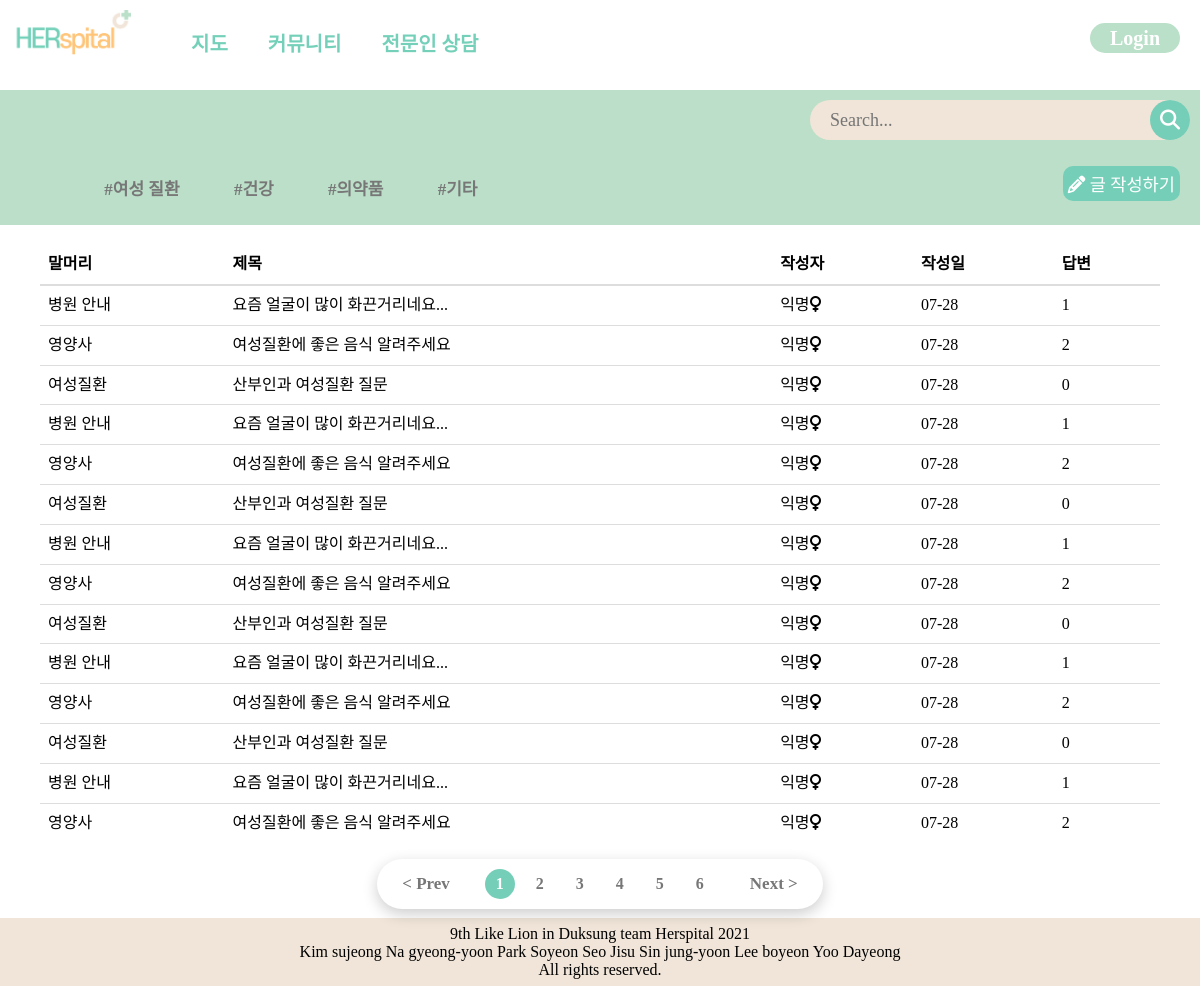
Before: /community/expertList/?tag=true&ageTag=건강 with the older database file.
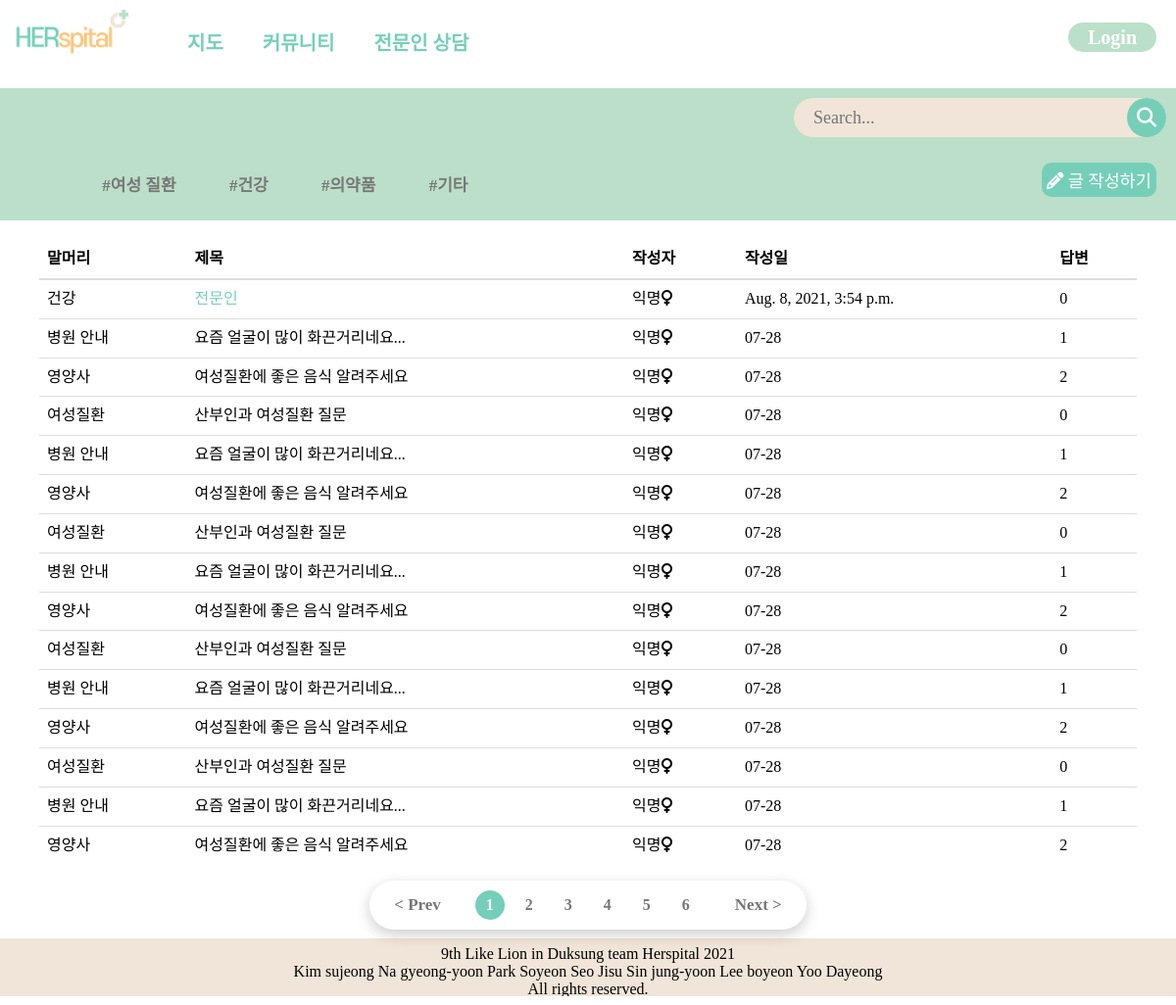
After: the same page with the newer database file.
### community/models.py (models this page shows, shortened)
class Expert(models.Model):
    title = models.CharField(max_length=200)
    publicSetting = models.BooleanField()
    password_Post = models.IntegerField(blank=True, null=True)
    age_tag = models.CharField(max_length=100)
    image = models.ImageField(upload_to = "community/", blank=True, null=True)
    body = models.TextField()
    pub_date = models.DateTimeField()

### community/views.py (the view)
# urls.py: path("expertList/", community_views.expertList, name="expertList"),
def expertList(request):
    experts = Expert.objects.all().order_by('-pub_date')
    tag = request.GET.get('tag')
    if tag == 'true':
        agetag = request.GET.get('ageTag')
        experts = Expert.objects.filter(age_tag = agetag).order_by('-pub_date')
        return render(request,'community/expertList.html', {'experts':experts})
    return render(request, "community/expertList.html", {'experts':experts})

### templates/community/expertList.html (shortened to what the changed rows need)
{% load static %}
<DOCTYPE html>
<html lang="ko">
<head>
    <link rel="stylesheet" href="{% static 'css/expertList.css' %}">
</head>
<body>
{% block navbar %}
    {% include "partials/base.html" %}
{% endblock%}
{% block content %}
    <section>
        <div class="bottomContent">
            <table class="table">
                <thead>
                    <tr>
                        <th>말머리</th>
                        <th>제목</th>
                        <th>작성자</th>
                        <th>작성일</th>
                        <th>답변</th>
                    </tr>
                </thead>
                <tbody>
                {% for expert in experts %}
                    <tr>
                        <td id="tag">{{expert.age_tag}}</td>
                        <td id="title"><a href="{% url 'community:expert_detail' expert.id %}">{{expert.title}}</a></td>
                        <td id="writer">익명<i class="fas fa-venus"></i></td>
                        <td id="date">{{expert.pub_date}}</td>
                        <td id="commentNum">0</td>
                    </tr>
                {% endfor %}
                </tbody>
            </table>
        </div>
    </section>
{% endblock %}
</body>
</html>
{% block footer %}
    {% include "partials/footer.html" %}
{% endblock %}

Changed rows visible on the page:
added Expert: age_tag "건강", title "전문인", pub_date "Aug. 8, 2021, 3:54 p.m."
